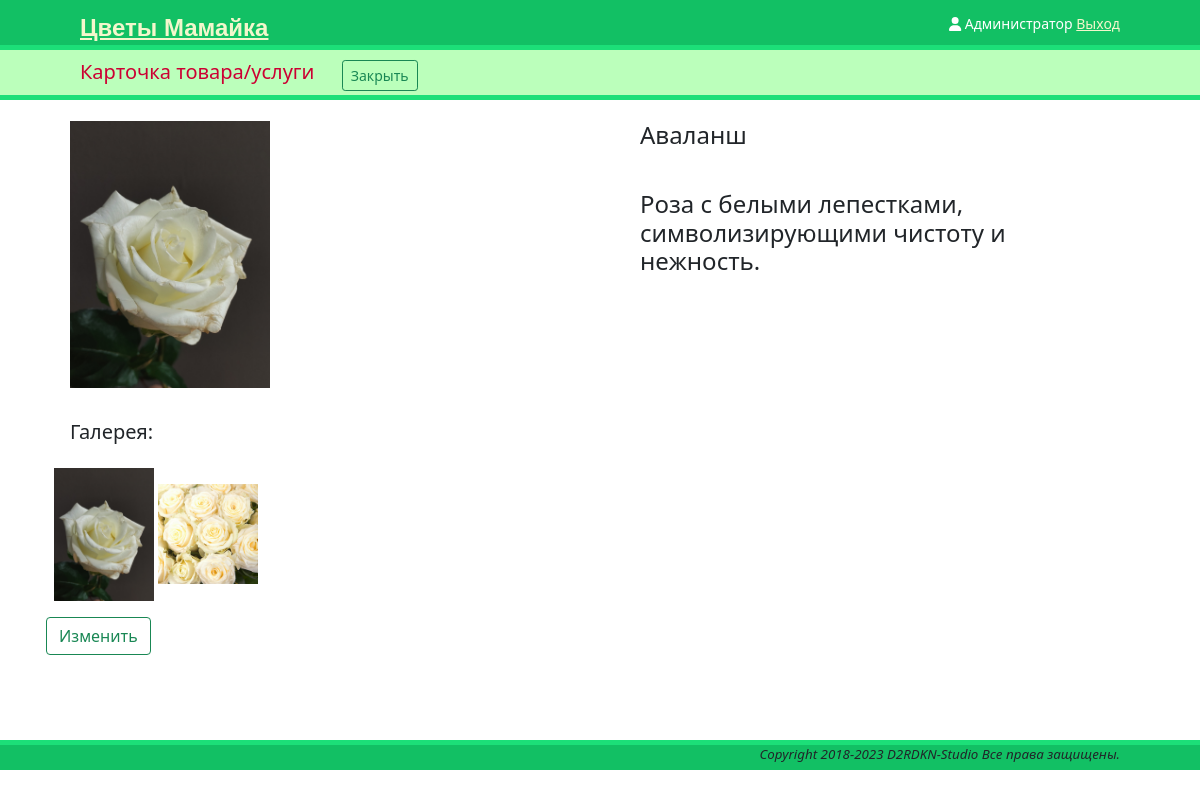
Page /references/products/avalanche/ (signed in) on the committed database.
### references/products/models.py (models this page shows, shortened)
class ProductImages(models.Model):
    product = models.ForeignKey(Products, verbose_name='Товар', on_delete=models.CASCADE)
    image = models.ImageField(blank=True, upload_to=image_folder,
                              verbose_name='Изображение')
    primary = models.BooleanField(default=False,)
    class Meta:
        verbose_name = 'Изображение'
        verbose_name_plural = 'Изображения'

class Products(models.Model):
    category = models.ForeignKey(Categories, verbose_name='Категория', on_delete=models.PROTECT)
    title = models.CharField(max_length=255, verbose_name='Наименование')
    slug = models.SlugField(unique=True, editable=True)
    article = models.CharField(blank=True, max_length=16, verbose_name='Артикул')
    description = models.TextField(blank=True, verbose_name='Описание')
    createdBy = models.ForeignKey(User, related_name='manager', on_delete=models.PROTECT,
                                  verbose_name='Автор')
    createdOn = models.DateTimeField(auto_now_add=True, verbose_name='Создан')
    isActive = models.BooleanField(default=True)
    class Meta:
        verbose_name = 'Товар'
        verbose_name_plural = 'Товары'

### references/products/views.py (the view)
# urls.py: path('<str:slug>/', products_views.ProductDetailView.as_view(), name='product_detail'),
class ProductDetailView(LoginRequiredMixin, DetailView):
    model = Products
    template_name = 'references/products/detail.html'
    context_object_name = 'product'
    def get_context_data(self, *args, **kwargs):
        context = super(ProductDetailView, self).get_context_data(**kwargs)
        images = ProductImages.objects.all().filter(product=self.object)
        context['product_images'] = images
        context['primary_image'] = images.filter(primary=True).first()
        return context

### templates/references/products/detail.html (shortened to what this page needs)
{% extends "onepage.html" %}
{% load static %}
{% block subheader %}
    <h5 class="inline"> Карточка товара/услуги </h5>
    <a href="{% url 'products_list' %}" class="btn btn-outline-success btn-sm">Закрыть</a>
{% endblock %}
{% block main %}
    <div class="container px-4">
        <div class="row gx-5">
            <div class="col">
                <div class="p-3">
                    <img class="img-preview" src="{% if primary_image.image %}{{ primary_image.image.url }}
                            {% else %}{% static '/img/no-image.png' %}{% endif %}"
                            alt="[X]">
                </div>
                <div class="row">
                    <div class="col">
                       <div class="p-3"><h5>Галерея:</h5></div>
                    </div>
                    <div class="img-form inline">
                        {% for image in product_images %}
                                <img class="img-gallery" id="foto-{{ forloop.counter0 }}"
                                     src="{% if image.image %}{{ image.image.url }}
                                    {% else %}{% static '/img/no-image.png' %}{% endif %}">
                        {% endfor %}
                    </div>
                </div>
            </div>
            <div class="col">
                <div class="p-3"><h4>{{ product.title }}</h4>
                </div>
                <div class="p-3"><h4>{{ product.description }}</h4>
                </div>
            </div>
        </div>
        <div class="row gx-5">
            <div class="p-3">
                <a href="{% url 'product_edit' product.slug %}" class="btn btn-outline-success">Изменить</a>
            </div>
        </div>
    </div>
{% endblock %}

### templates/base.html (shortened to what this page needs)
{% load static %}
<!DOCTYPE html>
<html>
<head>
    <link type="text/css" href="{% static "/css/base.css" %}" rel="stylesheet">
    <link href="{% static 'fontawesomefree/css/all.min.css' %}" rel="stylesheet" type="text/css">
    <link href="https://cdn.jsdelivr.net/npm/bootstrap@5.0.2/dist/css/bootstrap.min.css" rel="stylesheet"
>
</head>
<body>
<header>
    <span class="logo">
        <a href="{% url 'main' %}">Цветы Мамайка</a> </span>
    <span class="user">
        {% if request.user.is_authenticated %}
            {{ request.user.first_name }}
            <a href="{% url "logout" %}">Выход</a>
        {% else %}
            <a href="{% url "login" %}">Войти</a>
        {% endif %}
    </span>
    <span class="avatar">
       <i class="fa-solid fa-user"></i>
    </span>
</header>
<article>
    {% block content %}
    {% endblock %}
</article>
<footer>
    <p>Copyright 2018-{% now "Y" %} D2RDKN-Studio Все права защищены.</p>
</footer>
</body>
</html>

### static/css/base.css (style rules this page uses)
body { margin: 0; padding: 0; }
header { padding: 10px 80px; font-size: 14px; background: #12c064; color: #fff; border-bottom: 5px solid #1cdf78; height: 50px; }
header .logo { float: left; color: #f3f7cc; font-size: 24px; font-family: "OpenSans-Semibold",sans-serif; font-weight: bold; }
header a { color: #f3f7cc; }
header .avatar { float: right; padding: 3px; }
header .user { float: right; padding-top: 3px; }
footer { text-align: right; border-top: 5px #1cdf78 solid; padding-right: 80px; background: #12c064; min-height: 30px; }
footer p { font-size: smaller; font-style: italic; }
.inline { display: inline-block; }
.img-gallery { width: 100px; }
.img-preview { width: 200px; }

### rows in the picture
ProductImages: image (picture)
ProductImages: image (picture)
Products: title "Аваланш", description "Роза с белыми лепестками, символизирующими чистоту и нежность."

### other values in the picture
{{ request.user.first_name }} "Администратор"
